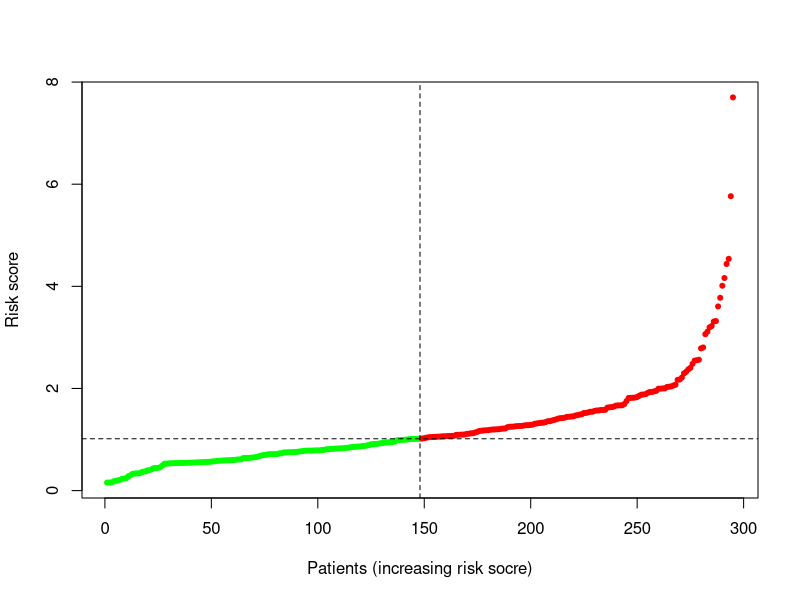

The R script that drew this image:

setwd("E:/BaiduNetdiskDownload/TARGET_database/TARGET/18.riskScore")

rt=read.table("risk.txt",header=T,sep="\t",check.names=F,row.names=1)
rt=rt[order(rt$riskScore),]
riskClass=rt[,"risk"] #按 "risk" 列分类
lowLength=length(riskClass[riskClass=="low"])
highLength=length(riskClass[riskClass=="high"])
line=rt[,"riskScore"]
line[line>10]=10 #风险值大于10时，定义为10，以防整体趋势偏差太大。
tiff(file="riskScore_ydh.tiff",width = 20, height = 12,units ="cm",compression="lzw",bg="white",res=600)
plot(line,
     type="p",
     pch=20,
     xlab="Patients (increasing risk socre)",
     ylab="Risk score",
     col=c(rep("green",lowLength),
     rep("red",highLength)))
abline(h=median(rt$riskScore),v=lowLength,lty=2) #在高低风险临界值处画横线
dev.off()
